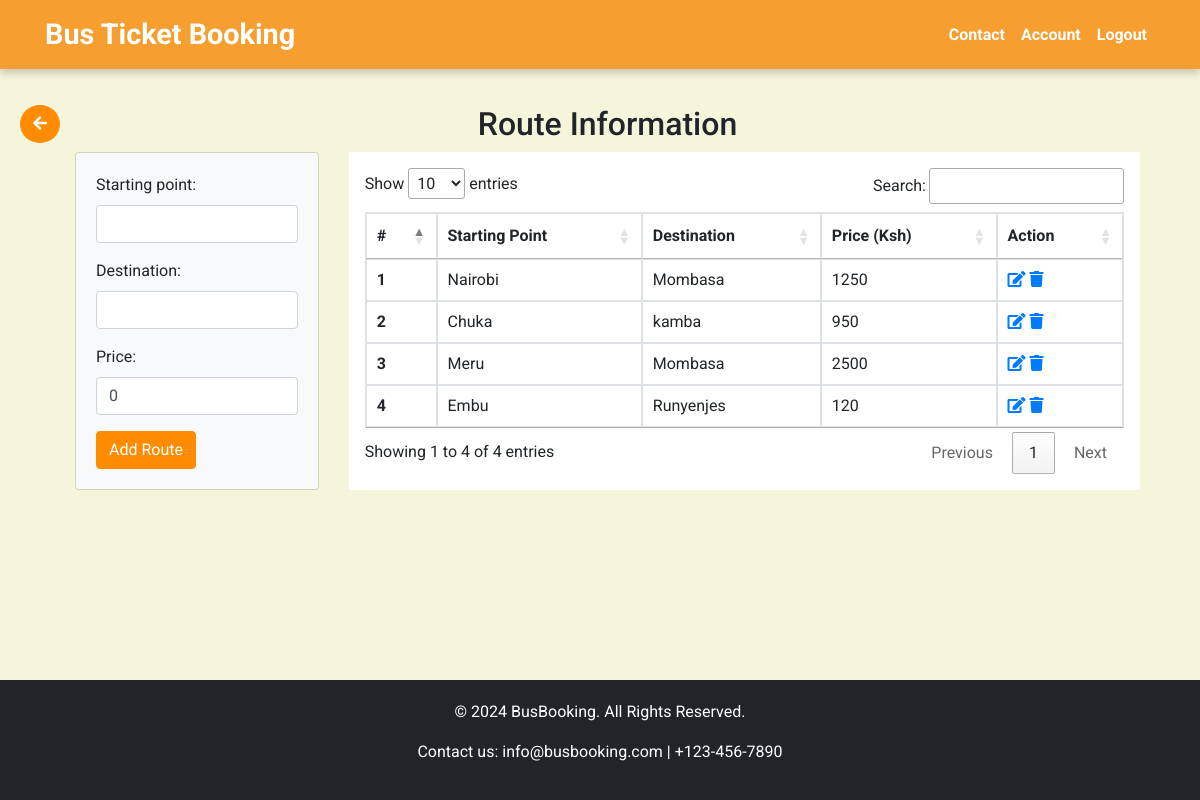
Before: /routes (signed in) with the older database file.
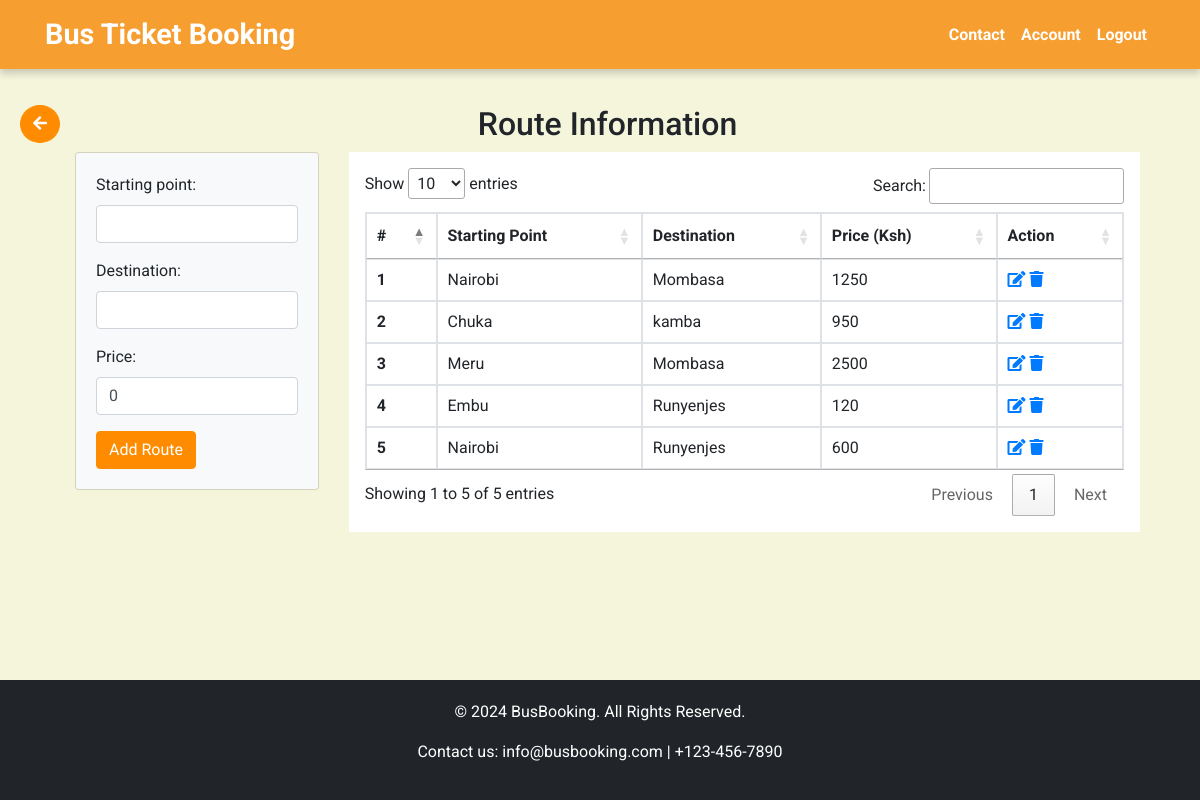
After: the same page with the newer database file.
### busapp/models.py (models this page shows, shortened)
class Route(models.Model):
    starting_point = models.CharField(max_length=50)
    destination = models.CharField(max_length=50)
    price = models.BigIntegerField(default=0)

### busapp/views.py (the view)
# urls.py: path('routes', views.routes, name="routes"),
@login_required
def routes(request):
    if request.method == "POST":
        form = RoutesForm(request.POST)
        if form.is_valid:
            form.save()
            return redirect('routes')
    else:
        form = RoutesForm()
    routes = Route.objects.all()
    return render(request, "busapp/admin/routes.html", {'routes':routes, 'form':form})

### busapp/forms.py
class RoutesForm(forms.ModelForm):
    class Meta:
        model = Route
        fields = ['starting_point', 'destination', 'price']
        widgets = {
            'starting_point': forms.TextInput(attrs={'class': 'form-control'}),
            'destination': forms.TextInput(attrs={'class': 'form-control'}),
            'price': forms.NumberInput(attrs={'class': 'form-control'}),
        }

### busapp/templates/busapp/admin/routes.html (shortened to what this page needs)
{% extends "busapp/base.html" %}
{% load static %}
{% block extra_css %}
<link rel="stylesheet" href="https://cdn.datatables.net/1.11.5/css/jquery.dataTables.min.css">
{% endblock %}
{% block content %}
{% if user.is_staff %}
    <a class="btn btn-primary rounded-circle mb-3 back-button" href="{% url 'admin_account' %}"><i class="fas fa-arrow-left"></i></a>
    {% else %}
    <a class="btn btn-primary rounded-circle mb-3 back-button" href="{% url 'user_account' %}"><i class="fas fa-arrow-left"></i></a>
    {% endif %}
<div class="container mb-5">
    <h2 class="text-center">Route Information</h2>
    <div class="row">
        <div class="col-md-3">
            <div class="card card-body bg-light">
                <form method="post">
                    {{ form.as_p }}
                    <button type="submit" class="btn btn-primary">Add Route</button>
                </form>
            </div>
        </div>
        <div class="col-md-9">
            <div class="table-responsive bg-white p-3">
                <table class="table table-bordered table-sm table-hover" id="routestable">
                    <thead>
                        <tr>
                            <th scope="col">#</th>
                            <th scope="col">Starting Point</th>
                            <th scope="col">Destination</th>
                            <th scope="col">Price (Ksh)</th>
                            <th scope="col">Action</th>
                        </tr>
                    </thead>
                    <tbody>
                        {% for route in routes %}
                        <tr>
                            <th scope="row">{{ forloop.counter }}</th>
                            <td>{{ route.starting_point }}</td>
                            <td>{{ route.destination }}</td>
                            <td>{{ route.price }}</td>
                            <td>
                                <a href="{% url 'edit_route' route.id %}" class="action-icons edit-icon">
                                    <i class="fas fa-edit"></i>
                                </a>
                                <a href="{% url 'delete_route' route.id %}" class="action-icons delete-icon">
                                    <i class="fas fa-trash"></i>
                                </a>
                            </td>
                        </tr>
                        {% endfor %}
                    </tbody>
                </table>
            </div>
        </div>
    </div>
</div>
{% endblock %}

Changed rows visible on the page:
added Route: starting_point "Nairobi", destination "Runyenjes", price "600"
Other visible differences:
text written by a page script: "Show entries Search: Showing 1 to 4 of 4 entries Previous 1 Next" → "Show entries Search: Showing 1 to 5 of 5 entries Previous 1 Next"
